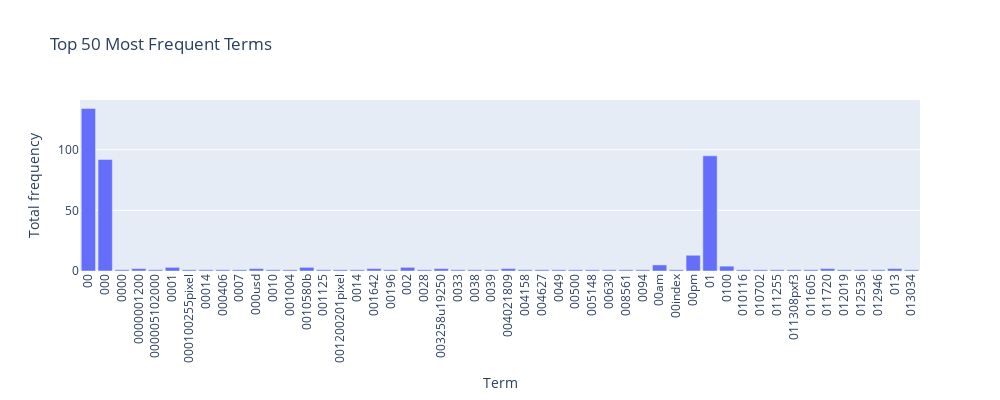

Write notebook code for a chart like this one.
### Markdown cell above
### >>> **Exercise 13 (take home):** 
The chart above only contains 300 vocabulary in the documents, and it's already computationally intensive to both compute and visualize. Can you efficiently reduce the number of terms you want to visualize as an exercise.

### Code cell
# Answer here
g = px.bar(df_top[:50], x="Term", y="Total frequency", title="Top 50 Most Frequent Terms")
g.update_layout(xaxis_tickangle=-90, bargap=0.15, height=400, width=1000)
g.show()

### Figure 1 — Plotly figure (JSON) as saved in the notebook; plotly's stock layout.template omitted (floating-point values rounded to 4 significant figures)
{"data": [{"hovertemplate": "Term=%{x}<br>Total frequency=%{y}<extra></extra>", "legendgroup": "", "marker": {"color": "#636efa", "pattern": {"shape": ""}}, "name": "", "orientation": "v", "showlegend": false, "textposition": "auto", "type": "bar", "x": ["00", "000", "0000", "0000001200", "000005102000", "0001", "000100255pixel", "00014", "000406", "0007", "000usd", "0010", "001004", "0010580b", "001125", "001200201pixel", "0014", "001642", "00196", "002", "0028", "003258u19250", "0033", "0038", "0039", "004021809", "004158", "004627", "0049", "00500", "005148", "00630", "008561", "0094", "00am", "00index", "00pm", "01", "0100", "010116", "010702", "011255", "011308pxf3", "011605", "011720", "012019", "012536", "012946", "013", "013034"], "xaxis": "x", "y": [134, 92, 1, 2, 1, 3, 1, 1, 1, 1, 2, 1, 1, 3, 1, 1, 1, 2, 1, 3, 1, 2, 1, 1, 1, 2, 1, 1, 1, 1, 1, 1, 1, 1, 5, 1, 13, 95, 4, 1, 1, 1, 1, 1, 2, 1, 1, 1, 2, 1], "yaxis": "y"}], "layout": {"bargap": 0.15, "barmode": "relative", "height": 400, "legend": {"tracegroupgap": 0}, "title": {"text": "Top 50 Most Frequent Terms"}, "width": 1000, "xaxis": {"anchor": "y", "domain": [0, 1], "tickangle": -90, "title": {"text": "Term"}}, "yaxis": {"anchor": "x", "domain": [0, 1], "title": {"text": "Total frequency"}}}}
